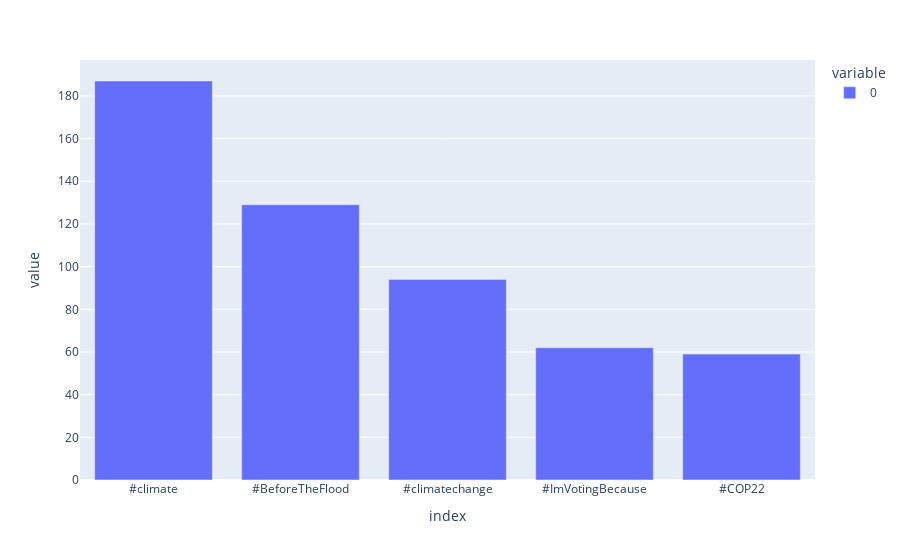

The notebook cell saved with this chart:
### Code cell
px.bar(result_df)

### Figure 1 — Plotly figure (JSON) as saved in the notebook; plotly's stock layout.template omitted (floating-point values rounded to 4 significant figures)
{"data": [{"alignmentgroup": "True", "hovertemplate": "variable=0<br>index=%{x}<br>value=%{y}<extra></extra>", "legendgroup": "0", "marker": {"color": "#636efa", "pattern": {"shape": ""}}, "name": "0", "offsetgroup": "0", "orientation": "v", "showlegend": true, "textposition": "auto", "type": "bar", "x": ["#climate", "#BeforeTheFlood", "#climatechange", "#ImVotingBecause", "#COP22"], "xaxis": "x", "y": [187, 129, 94, 62, 59], "yaxis": "y"}], "layout": {"barmode": "relative", "legend": {"title": {"text": "variable"}, "tracegroupgap": 0}, "margin": {"t": 60}, "xaxis": {"anchor": "y", "domain": [0, 1], "title": {"text": "index"}}, "yaxis": {"anchor": "x", "domain": [0, 1], "title": {"text": "value"}}}}
